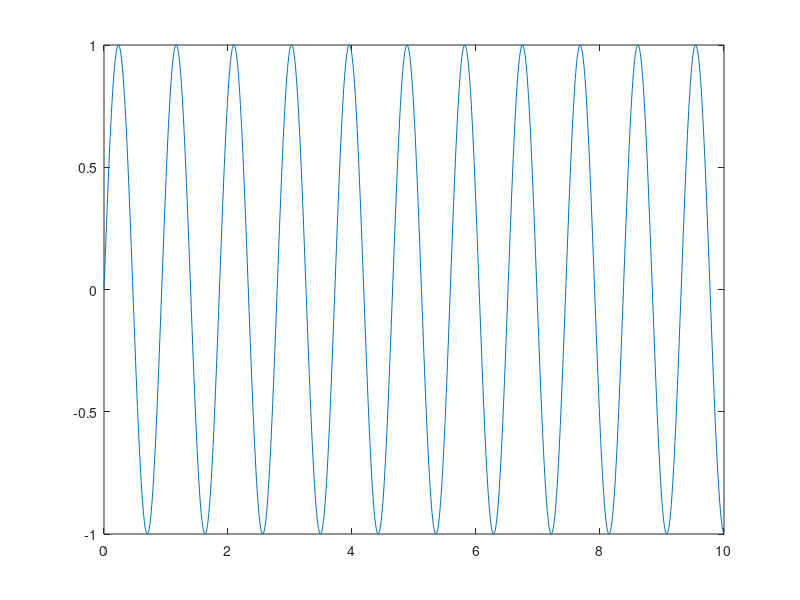
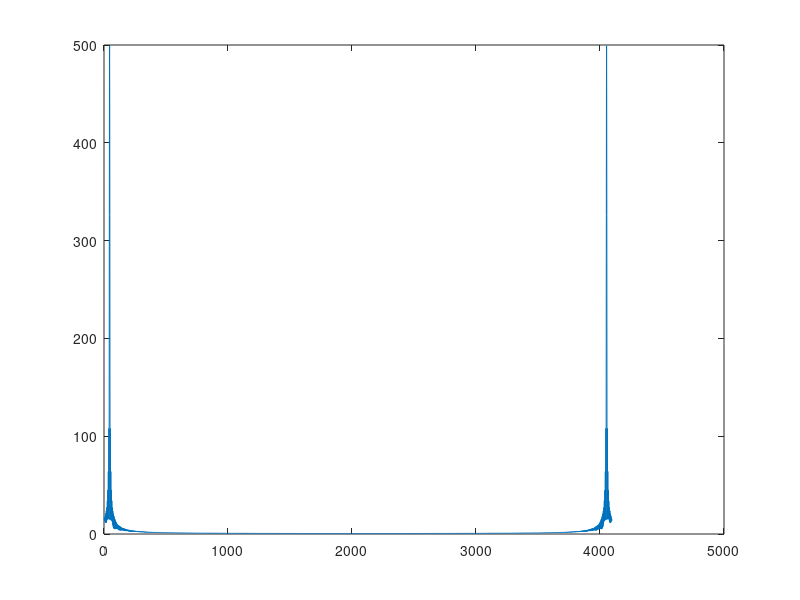
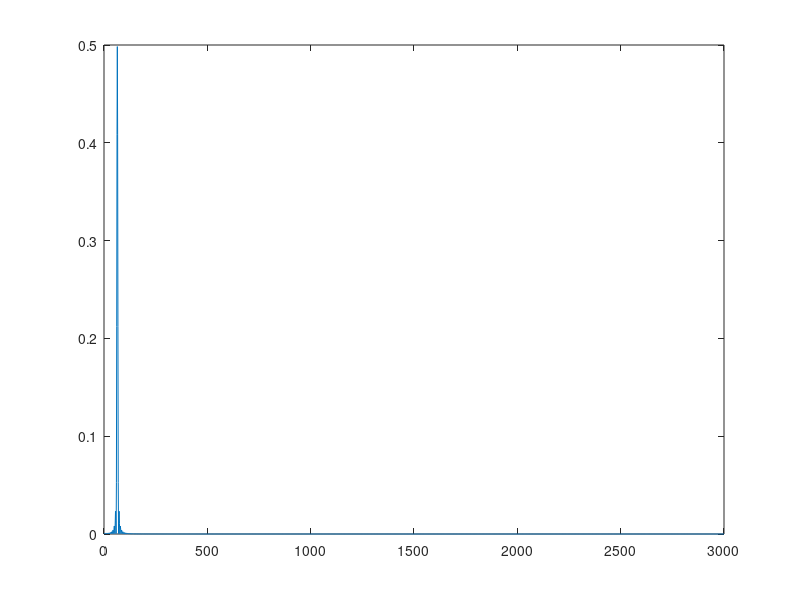
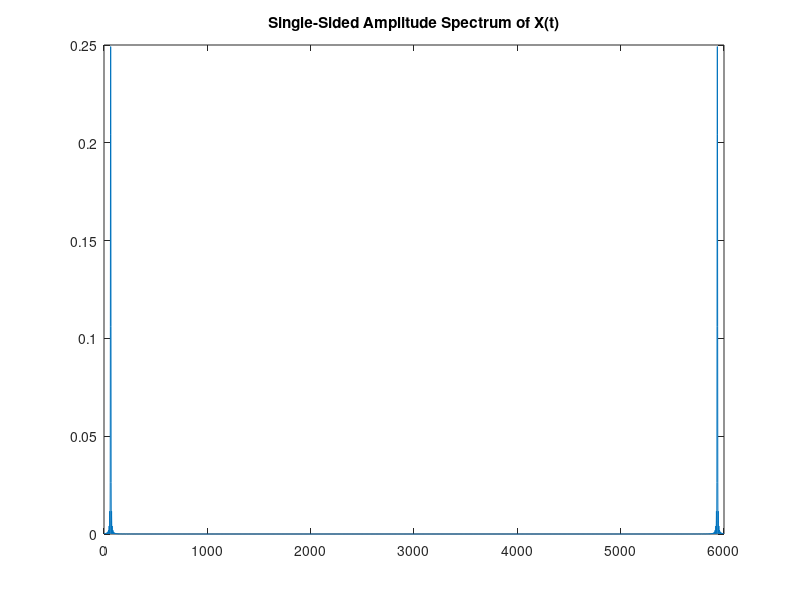

Source code (MATLAB) for these figures, in order:

close all;
midx = 64.4531/60;
Fs = 100;
T = 1/Fs;
L = 1000;
t = (0:L-1)*T;
disp('Length');
length(1:L/2+1)
length(t);
y = sin(2*pi*midx.*t) ;
figure;
plot(t,y)
fftlength = 2^12;
Y = fft(y,fftlength);
figure;
plot(abs(Y));
P2 = abs(Y/length(y)).^2;
length(Y)
P1 = P2(1:length(Y)/2+1);
P1(2:end-1) = 2*P1(2:end-1);
f = 60*(0:Fs/(fftlength):Fs/2);
f2 = 60*(0:Fs/(fftlength):Fs-Fs/fftlength);
length(P2)
length(f2)


figure;
plot(f,P1);
figure;
plot(f2,P2);
title('Single-Sided Amplitude Spectrum of X(t)');
% plot(abs(f/L));